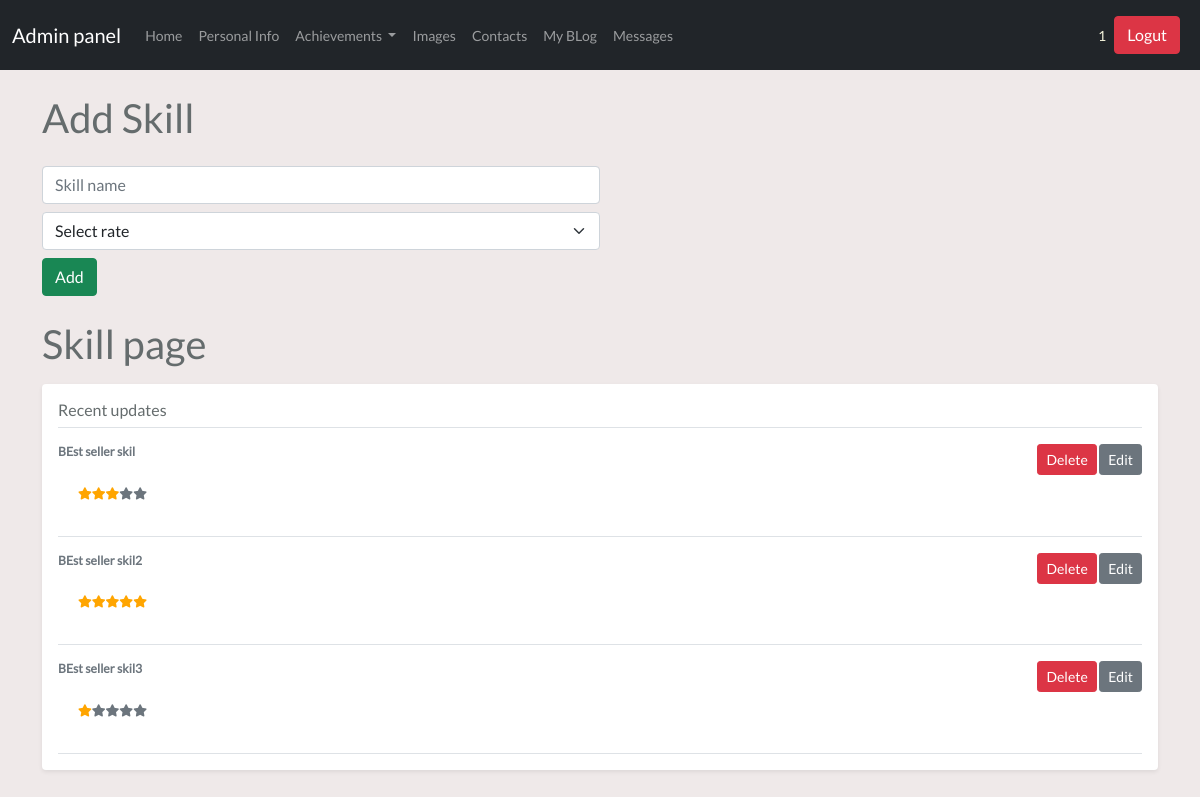
Page /admin/skill (signed in) on the earlier database version.
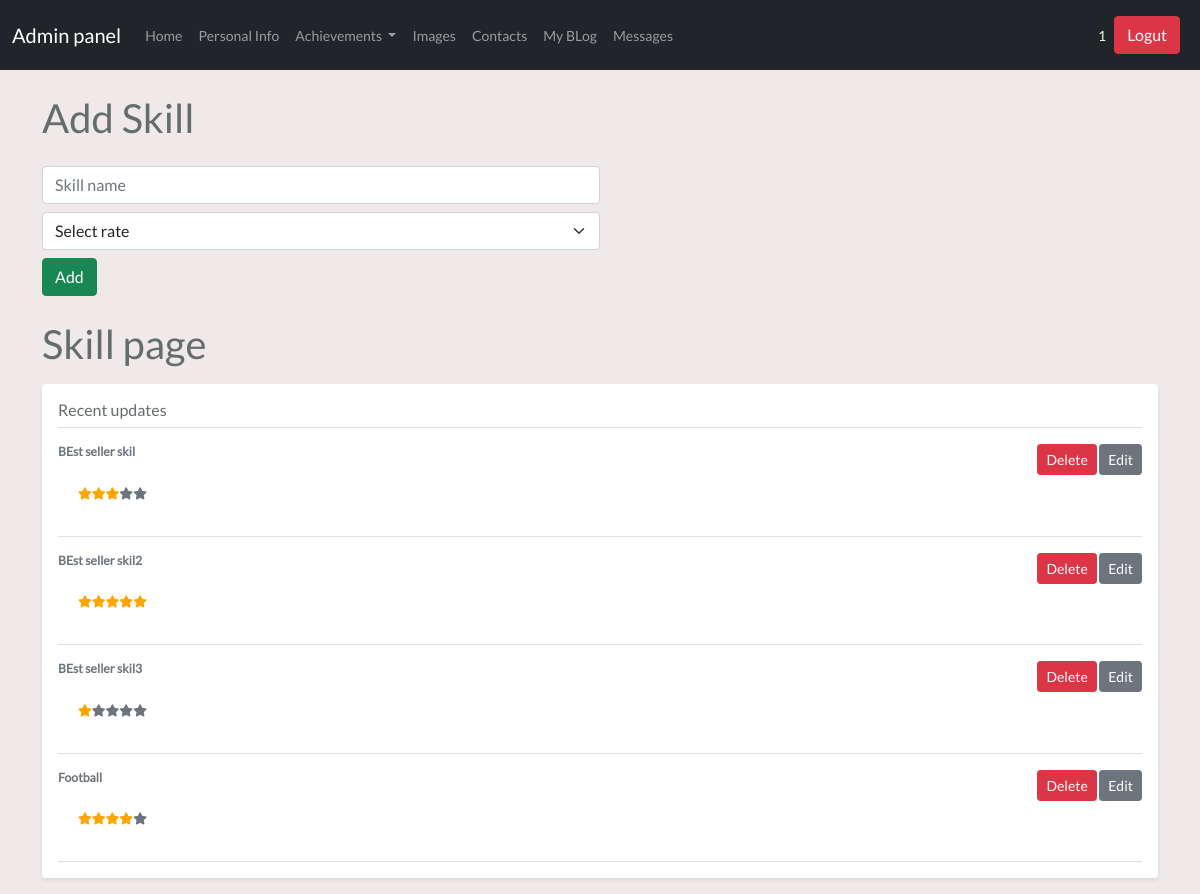
Same page on the later database version.
### tables this page shows
CREATE TABLE skill (
	id INTEGER NOT NULL, 
	skill_name VARCHAR(50), 
	skill_rate1 VARCHAR(50), 
	skill_rate2 VARCHAR(50), 
	skill_rate3 VARCHAR(50), 
	skill_rate4 VARCHAR(50), 
	skill_rate5 VARCHAR(50), 
	PRIMARY KEY (id)
);

### controllers/admin/skill.py (the view, shortened to what this page needs)
@app.route('/admin/skill',methods=['GET','POST'])
@login_required
def admin_skill_index():
    from run import db
    from models import Skill
    skills=Skill.query.all()
    return render_template('admin/skill.html',skills=skills)

### controllers/admin/main.py (called while the page is built)
@app.before_request
def before_request():
    g.user = current_user

### run.py (called while the page is built)
@login_manager.user_loader
def load_user(user_id):
    from models import User
    return User.query.get(user_id)

### templates/admin/skill.html (shortened to what this page needs)
{% extends "admin/dashboard.html" %} {% block content %}
<div class="container">
  <h1 class="adminpage ml-4 mt-4">Add Skill</h1>
  <form action="/admin/skill" method="POST" class="w-50 ml-4 mt-4">
    <input
      type="text"
      name="skill_name"
      class="form-control my-2"
      placeholder="Skill name"
    />
    <select
      name="skill-select"
      class="form-select"
      aria-label="Default select example"
    >
      <option selected disabled>Select rate</option>
    </select>
    <input type="submit" class="btn btn-success my-2" value="Add" />
  </form>
  <h1 class="adminpage ml-4 mt-3">Skill page</h1>
  <div class="my-3 p-3 bg-body rounded shadow-sm">
    <h6 class="border-bottom pb-2 mb-0">Recent updates</h6>
    {% for skill in skills %}
    <div class="d-flex text-muted pt-3">
      <p
        class="
          w-100
          pb-3
          d-flex
          justify-content-between
          mb-0
          small
          lh-sm
          border-bottom
        "
      >
        <span>
          <strong class="d-block text-gray-dark">{{skill.skill_name}}</strong>
          <span class="col-6 skill d-flex mt-2">
            <i class="{{skill.skill_rate1}}"></i>
            <i class="{{skill.skill_rate2}}"></i>
            <i class="{{skill.skill_rate3}}"></i>
            <i class="{{skill.skill_rate4}}"></i>
            <i class="{{skill.skill_rate5}}"></i>
          </span>
        </span>
        <span>
          <a href="/deleteskill/{{skill.id}}" class="btn btn-sm btn-danger"
            >Delete</a
          >
          <a href="/updateskill/{{skill.id}}" class="btn btn-sm btn-secondary"
            >Edit</a
          >
        </span>
      </p>
    </div>
    {% endfor %}
  </div>
</div>
{% endblock %}

Differences in the rows shown:
added skill: skill_name "Football"
